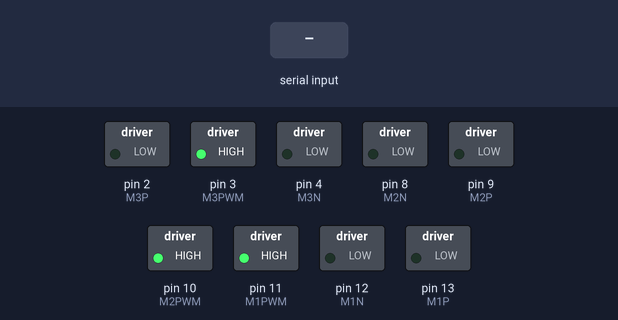
A sketch run on a simulated Arduino Uno, built with avr-gcc and run on an emulated ATmega328P. On the bench: switched loads named in the sketch (green lamp = pin HIGH). The test bench sets the inputs (shaded band).

Above: at 1.2 s.
1.3 s: "F" received over Serial
At 3.3 s:
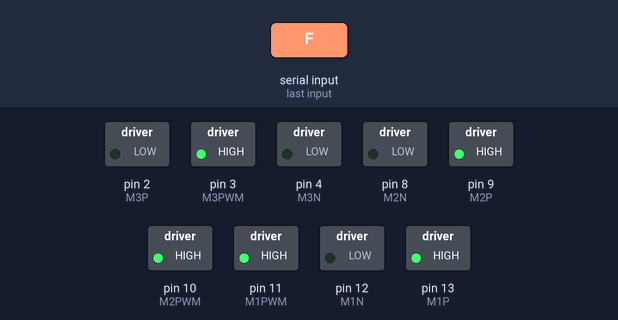
3.8 s: "B" received over Serial
At 5.1 s:
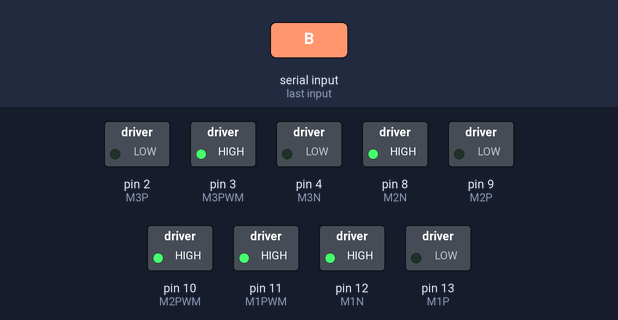
6.3 s: "L" received over Serial
At 8.2 s:
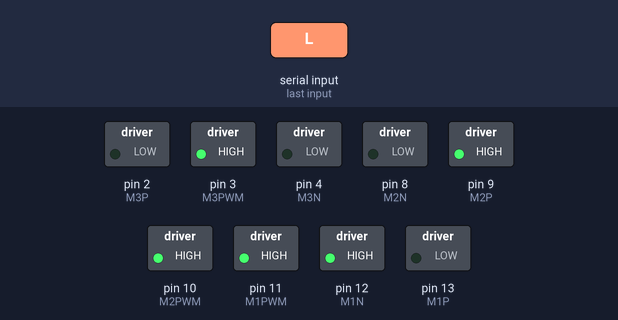
8.8 s: "R" received over Serial
At 10.1 s:
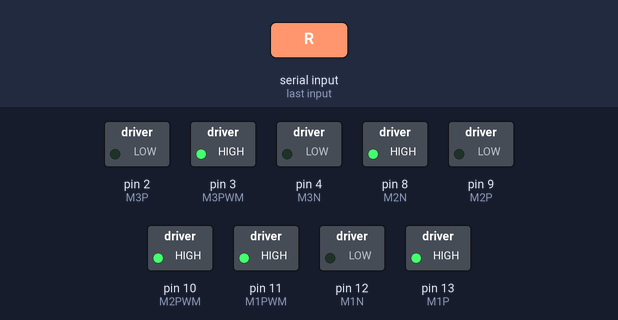
11.3 s: "U" received over Serial
At 13.2 s:
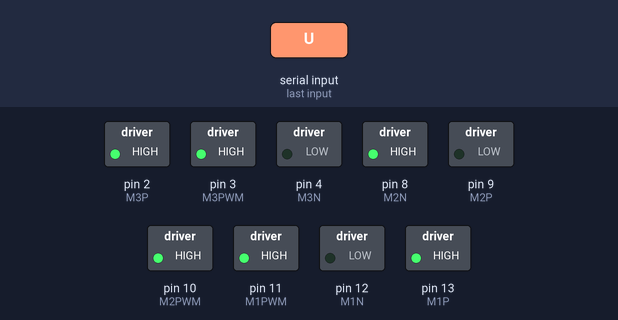
13.8 s: "S" received over Serial
At 15.2 s:
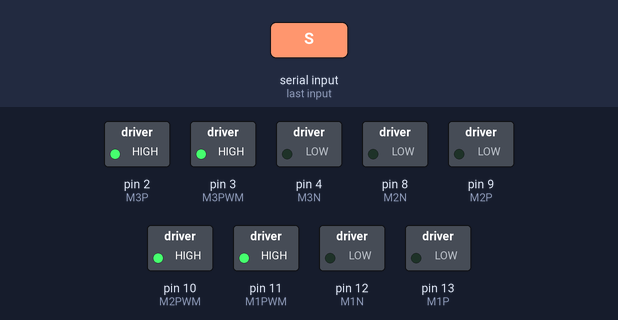
Timing chart, 0 to 16.8 s (numbered marks = the images above; inputs shaded):
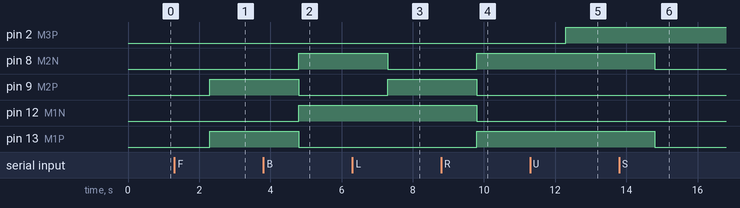

Measured:
- after the input at 1.3 s, pin 9 (M2P), pin 13 (M1P): LOW → HIGH after 1.0 s
- after the input at 3.8 s, pin 8 (M2N), pin 12 (M1N): LOW → HIGH after 1.0 s; pin 9 (M2P), pin 13 (M1P): HIGH → LOW after 1.0 s
- after the input at 6.3 s, pin 8 (M2N): HIGH → LOW after 1.0 s; pin 9 (M2P): LOW → HIGH after 1.0 s
- after the input at 8.8 s, pin 8 (M2N), pin 13 (M1P): LOW → HIGH after 1.0 s; pin 9 (M2P), pin 12 (M1N): HIGH → LOW after 1.0 s
- after the input at 11.3 s, pin 2 (M3P): LOW → HIGH after 1.0 s
- after the input at 13.8 s, pin 8 (M2N), pin 13 (M1P): HIGH → LOW after 1.0 s

The sketch:

Arduino_rover_via_bluetooth05.ino
```cpp
// LEFT sensor(LSP) on digitalPin 2
// Right sensor(RSP) on digitalPin 3

// Motor 1 is the left motor
// Motor 2 is the right motor

// Motor 1 pins
int M1P = 13; // Positive terminal
int M1N = 12; // Negative terminal
int M1PWM = 11; // PWM Pin

// Motor 2 pins
int M2P = 9;  // Positive terminal
int M2N = 8;  // Negative terminal
int M2PWM = 10; // PWM Pin

// Motor 3 pins
int M3P = 2;  // Positive terminal
int M3N = 4;  // Negative terminal
int M3PWM = 3; // PWM Pin

void setup() {
  // Set up motor pins
  pinMode(M1P, OUTPUT);
  pinMode(M1N, OUTPUT);
  pinMode(M1PWM, OUTPUT); // PWM Pin

  pinMode(M2P, OUTPUT);
  pinMode(M2N, OUTPUT);
  pinMode(M2PWM, OUTPUT); // PWM Pin

  // Set up motor pins
  pinMode(M3P, OUTPUT);
  pinMode(M3N, OUTPUT);
  pinMode(M3PWM, OUTPUT); // PWM Pin

  // Set full speed for both motors (255 is maximum for PWM)
  analogWrite(M1PWM, 255);
  analogWrite(M2PWM, 255);
  analogWrite(M3PWM, 255);

  Serial.begin(9600);
}

void loop() {
  // Check if data is available from Serial
  if (Serial.available()) {
    String Direction = Serial.readString();

    // Move Forward
    if (Direction == "F") {
      digitalWrite(M1P, HIGH);
      digitalWrite(M1N, LOW);
      digitalWrite(M2P, HIGH);
      digitalWrite(M2N, LOW);
    }

    // Move Backward
    else if (Direction == "B") {
      digitalWrite(M1P, LOW);
      digitalWrite(M1N, HIGH);
      digitalWrite(M2P, LOW);
      digitalWrite(M2N, HIGH);
    }

    // Turn Left
    else if (Direction == "L") {
      digitalWrite(M1P, LOW);
      digitalWrite(M1N, HIGH);
      digitalWrite(M2P, HIGH);
      digitalWrite(M2N, LOW);
    }

    // Turn Right
    else if (Direction == "R") {
      digitalWrite(M1P, HIGH);
      digitalWrite(M1N, LOW);
      digitalWrite(M2P, LOW);
      digitalWrite(M2N, HIGH);
    }

    // Stop
    else if (Direction == "S") {
      digitalWrite(M1P, LOW);
      digitalWrite(M1N, LOW);
      digitalWrite(M2P, LOW);
      digitalWrite(M2N, LOW);
    }

    // Move Upward pulley
    else if (Direction == "U") {
      digitalWrite(M3P, HIGH);
      digitalWrite(M3N, LOW);
    }

    // Move Stop pulley
    else if (Direction == "T") {
      digitalWrite(M3P, LOW);
      digitalWrite(M3N, LOW);
    }

    // Move DOWNward pulley
    else if (Direction == "D") {
      digitalWrite(M3P, LOW);
      digitalWrite(M3N, HIGH);
    }
  }
}
```
